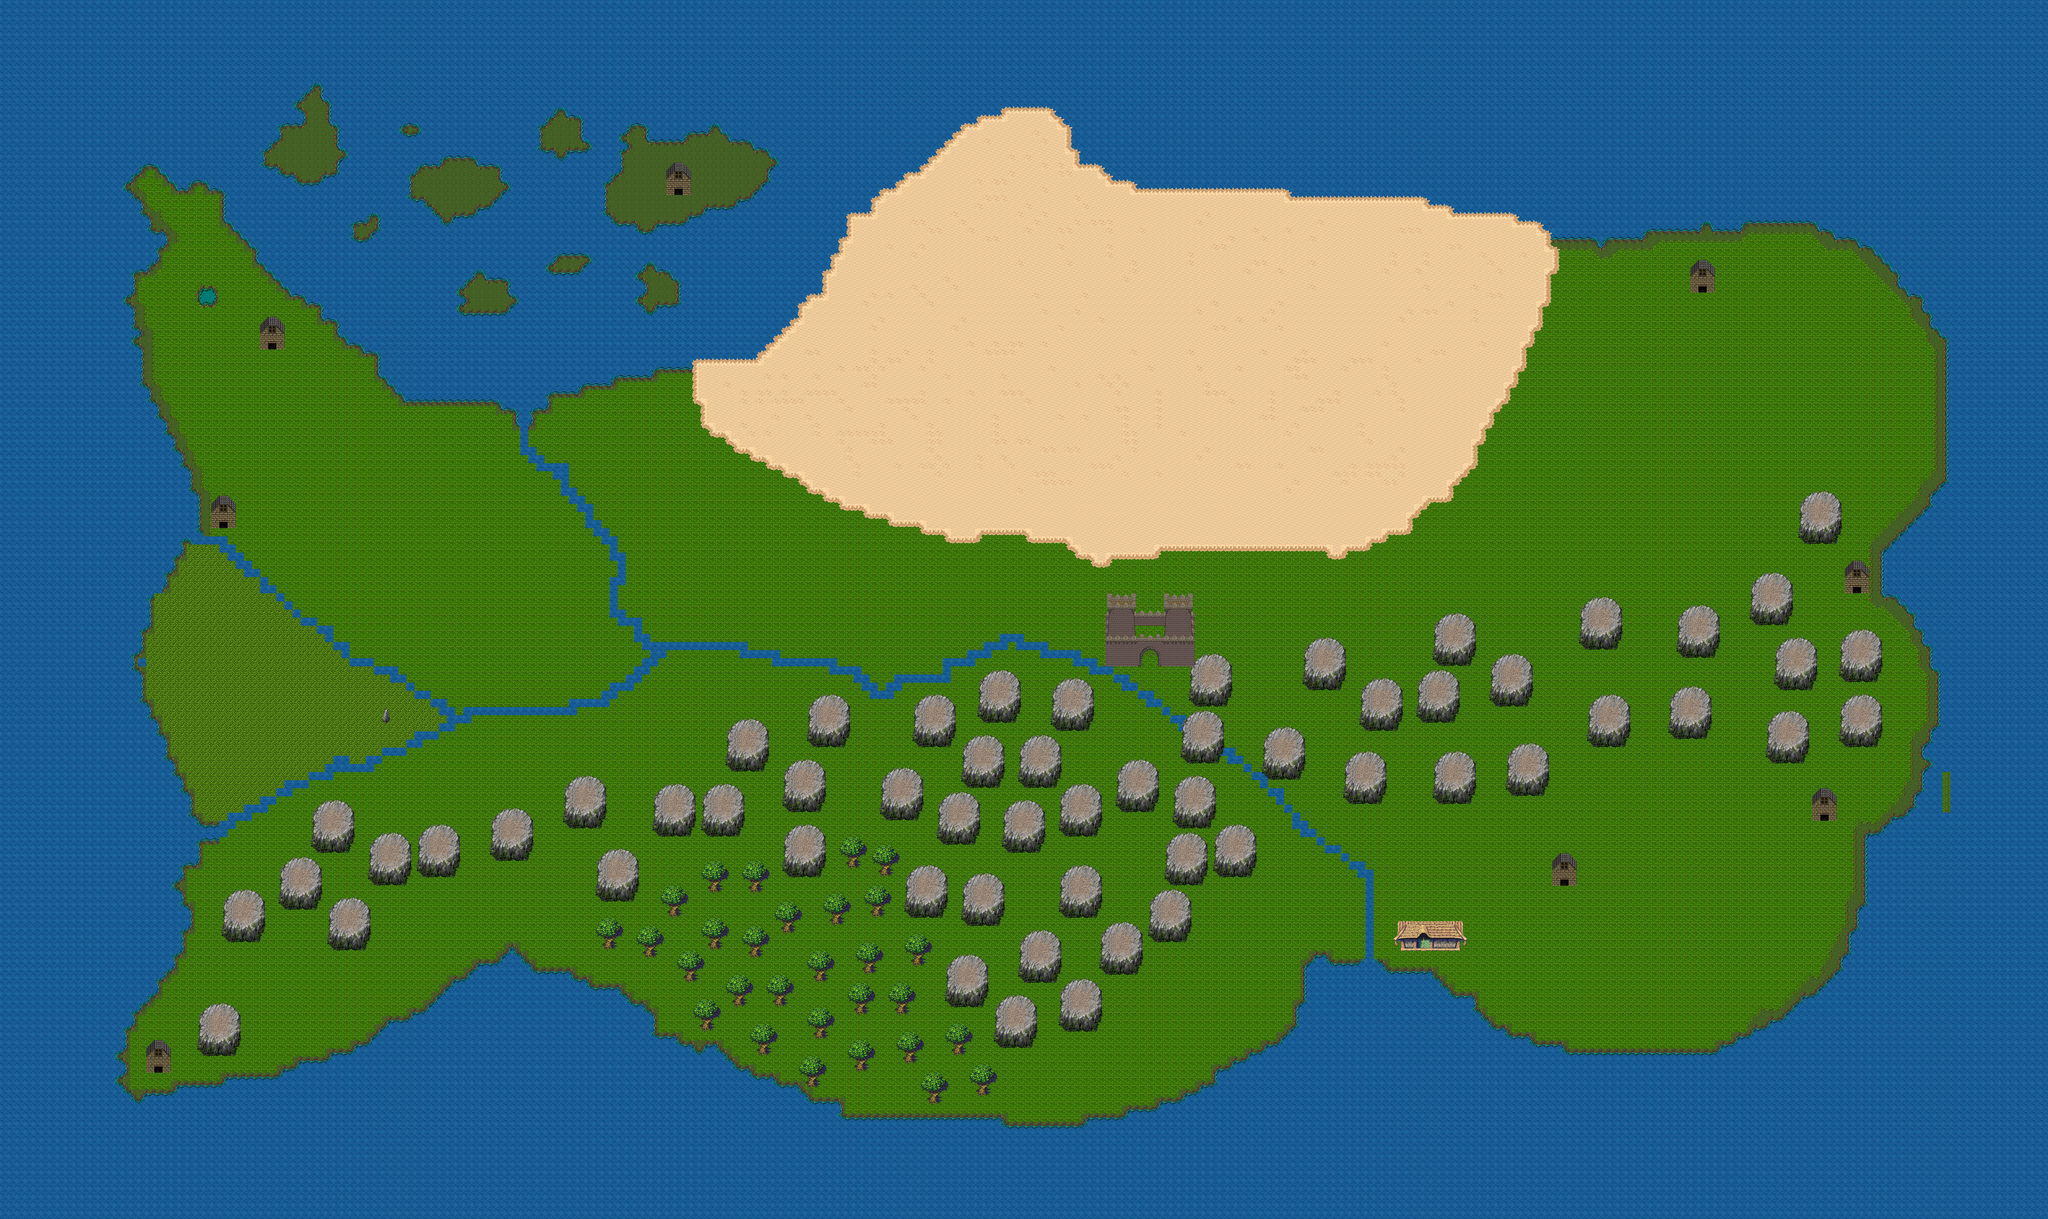

The image is a tile-based game level rendered from a .tmx file. Its description and source (layers, tilesets, objects; grid data summarised) follow:
An orthogonal 252x150 tile map with 32x32 px tiles, 3 tile layers (Ground, In Between, Buildings), 2 hidden layers not drawn, 14 tilesets.

<map version="1.0" orientation="orthogonal" width="252" height="150" tilewidth="32" tileheight="32">
 <tileset firstgid="1" name="Castle_2" tilewidth="32" tileheight="32">
  <image source="Castle_2.png" width="512" height="512" />
 </tileset>
 <tileset firstgid="257" name="DungeonCrawl_ProjectUtumnoTileset" tilewidth="32" tileheight="32">
  <image source="DungeonCrawl_ProjectUtumnoTileset.png" width="2048" height="1536" />
 </tileset>
 <tileset firstgid="3329" name="hyptosis_tile-art-batch-1" tilewidth="32" tileheight="32">
  <image source="hyptosis_tile-art-batch-1.png" width="960" height="960" />
 </tileset>
 <tileset firstgid="4229" name="hyptosis_til-art-batch-2" tilewidth="32" tileheight="32">
  <image source="hyptosis_til-art-batch-2.png" width="960" height="960" />
 </tileset>
 <tileset firstgid="5129" name="hyptosis_tile-art-batch-3" tilewidth="32" tileheight="32">
  <image source="hyptosis_tile-art-batch-3.png" width="960" height="960" />
 </tileset>
 <tileset firstgid="6029" name="hyptosis_tile-art-batch-4" tilewidth="32" tileheight="32">
  <image source="hyptosis_tile-art-batch-4.png" width="960" height="960" />
 </tileset>
 <tileset firstgid="6929" name="hyptosis_tile-art-batch-5" tilewidth="32" tileheight="32">
  <image source="hyptosis_tile-art-batch-5.png" width="636" height="1219" />
 </tileset>
 <tileset firstgid="7651" name="mountain_landscape_23" tilewidth="32" tileheight="32">
  <image source="mountain_landscape_23.png" width="512" height="512" />
  <tile id="2">
   <properties>
    <property name="blocked" value="true" />
   </properties>
  </tile>
  <tile id="3">
   <properties>
    <property name="blocked" value="true" />
   </properties>
  </tile>
  <tile id="4">
   <properties>
    <property name="blocked" value="true" />
   </properties>
  </tile>
  <tile id="17">
   <properties>
    <property name="blocked" value="true" />
   </properties>
  </tile>
  <tile id="18">
   <properties>
    <property name="blocked" value="true" />
   </properties>
  </tile>
  <tile id="19">
   <properties>
    <property name="blocked" value="true" />
   </properties>
  </tile>
  <tile id="20">
   <properties>
    <property name="blocked" value="true" />
   </properties>
  </tile>
  <tile id="32">
   <properties>
    <property name="blocked" value="true" />
   </properties>
  </tile>
  <tile id="33">
   <properties>
    <property name="blocked" value="true" />
   </properties>
  </tile>
  <tile id="34">
   <properties>
    <property name="blocked" value="true" />
   </properties>
  </tile>
  <tile id="35">
   <properties>
    <property name="blocked" value="true" />
   </properties>
  </tile>
  <tile id="36">
   <properties>
    <property name="blocked" value="true" />
   </properties>
  </tile>
  <tile id="37">
   <properties>
    <property name="blocked" value="true" />
   </properties>
  </tile>
  <tile id="48">
   <properties>
    <property name="blocked" value="true" />
   </properties>
  </tile>
  <tile id="49">
   <properties>
    <property name="blocked" value="true" />
   </properties>
  </tile>
  <tile id="50">
   <properties>
    <property name="blocked" value="true" />
   </properties>
  </tile>
  <tile id="51">
   <properties>
    <property name="blocked" value="true" />
   </properties>
  </tile>
  <tile id="52">
   <properties>
    <property name="blocked" value="true" />
   </properties>
  </tile>
  <tile id="53">
   <properties>
    <property name="blocked" value="true" />
   </properties>
  </tile>
  <tile id="64">
   <properties>
    <property name="blocked" value="true" />
   </properties>
  </tile>
  <tile id="65">
   <properties>
    <property name="blocked" value="true" />
   </properties>
  </tile>
  <tile id="66">
   <properties>
    <property name="blocked" value="true" />
   </properties>
  </tile>
  <tile id="67">
   <properties>
    <property name="blocked" value="true" />
   </properties>
  </tile>
  <tile id="68">
   <properties>
    <property name="blocked" value="true" />
   </properties>
  </tile>
  <tile id="69">
   <properties>
    <property name="blocked" value="true" />
   </properties>
  </tile>
  <tile id="80">
   <properties>
    <property name="blocked" value="true" />
   </properties>
  </tile>
  <tile id="81">
   <properties>
    <property name="blocked" value="true" />
   </properties>
  </tile>
  <tile id="82">
   <properties>
    <property name="blocked" value="true" />
   </properties>
  </tile>
  <tile id="83">
   <properties>
    <property name="blocked" value="true" />
   </properties>
  </tile>
  <tile id="84">
   <properties>
    <property name="blocked" value="true" />
   </properties>
  </tile>
  <tile id="85">
   <properties>
    <property name="blocked" value="true" />
   </properties>
  </tile>
  <tile id="96">
   <properties>
    <property name="blocked" value="true" />
   </properties>
  </tile>
  <tile id="97">
   <properties>
    <property name="blocked" value="true" />
   </properties>
  </tile>
  <tile id="98">
   <properties>
    <property name="blocked" value="true" />
   </properties>
  </tile>
  <tile id="99">
   <properties>
    <property name="blocked" value="true" />
   </properties>
  </tile>
  <tile id="100">
   <properties>
    <property name="blocked" value="true" />
   </properties>
  </tile>
  <tile id="220">
   <properties>
    <property name="blocked" value="true" />
   </properties>
  </tile>
  <tile id="236">
   <properties>
    <property name="blocked" value="true" />
   </properties>
  </tile>
 </tileset>
 <tileset firstgid="7907" name="PathAndObjects_0" tilewidth="32" tileheight="32">
  <image source="PathAndObjects_0.png" width="512" height="512" />
 </tileset>
 <tileset firstgid="8163" name="town_0" tilewidth="32" tileheight="32">
  <image source="town_0.png" width="512" height="512" />
 </tileset>
 <tileset firstgid="8419" name="trees_plants_0" tilewidth="32" tileheight="32">
  <image source="trees_plants_0.png" width="512" height="512" />
 </tileset>
 <tileset firstgid="8675" name="trees_plants_rocks_0" tilewidth="32" tileheight="32">
  <image source="trees_plants_rocks_0.png" width="512" height="512" />
 </tileset>
 <tileset firstgid="8931" name="wood_tileset_3" tilewidth="32" tileheight="32">
  <image source="wood_tileset_3.png" width="512" height="512" />
  <tile id="205">
   <properties>
    <property name="blocked" value="true" />
   </properties>
  </tile>
  <tile id="206">
   <properties>
    <property name="blocked" value="true" />
   </properties>
  </tile>
  <tile id="220">
   <properties>
    <property name="blocked" value="true" />
   </properties>
  </tile>
  <tile id="221">
   <properties>
    <property name="blocked" value="true" />
   </properties>
  </tile>
  <tile id="222">
   <properties>
    <property name="blocked" value="true" />
   </properties>
  </tile>
  <tile id="223">
   <properties>
    <property name="blocked" value="true" />
   </properties>
  </tile>
  <tile id="237">
   <properties>
    <property name="blocked" value="true" />
   </properties>
  </tile>
  <tile id="238">
   <properties>
    <property name="blocked" value="true" />
   </properties>
  </tile>
  <tile id="253">
   <properties>
    <property name="blocked" value="true" />
   </properties>
  </tile>
  <tile id="254">
   <properties>
    <property name="blocked" value="true" />
   </properties>
  </tile>
 </tileset>
 <tileset firstgid="9187" name="sand_5" tilewidth="32" tileheight="32">
  <image source="sand_5.png" width="288" height="384" />
 </tileset>
 <layer name="Ground" width="252" height="150" opacity="0.96">
  <data>[37800 cells, 37800 non-empty, 37 distinct tile ids]</data>
 </layer>
 <layer name="In Between" width="252" height="150">
  <data>[37800 cells, 3405 non-empty, 82 distinct tile ids]</data>
 </layer>
 <layer name="Buildings" width="252" height="150">
  <data>[37800 cells, 220 non-empty, 77 distinct tile ids]</data>
 </layer>
 <layer name="Fog" width="252" height="150" visible="0">
  <data>[37800 cells, 37800 non-empty, 1 distinct tile ids]</data>
 </layer>
 <layer name="visible" width="252" height="150" visible="0">
  <data>[37800 cells, 0 non-empty, 0 distinct tile ids]</data>
 </layer>
</map>
